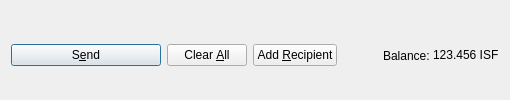
         <widget class="QFrame" name="frame_Send">
          <layout class="QHBoxLayout" name="horizontalLayout">
           <property name="bottomMargin">
            <number>0</number>
           </property>
           <item>
            <widget class="QPushButton" name="sendButton">
             <property name="minimumSize">
              <size>
               <width>150</width>
               <height>0</height>
              </size>
             </property>
             <property name="toolTip">
              <string>Confirm the send action</string>
             </property>
             <property name="text">
              <string>S&amp;end</string>
             </property>
             <property name="icon">
              <iconset resource="../insifa.qrc">
               <normaloff>:/icons/send</normaloff>:/icons/send</iconset>
             </property>
             <property name="autoDefault">
              <bool>false</bool>
             </property>
             <property name="default">
              <bool>true</bool>
             </property>
            </widget>
           </item>
           <item>
            <widget class="QPushButton" name="clearButton">
             <property name="sizePolicy">
              <sizepolicy hsizetype="Minimum" vsizetype="Fixed">
               <horstretch>0</horstretch>
               <verstretch>0</verstretch>
              </sizepolicy>
             </property>
             <property name="toolTip">
              <string>Clear all fields of the form.</string>
             </property>
             <property name="text">
              <string>Clear &amp;All</string>
             </property>
             <property name="icon">
              <iconset resource="../insifa.qrc">
               <normaloff>:/icons/remove</normaloff>:/icons/remove</iconset>
             </property>
             <property name="autoDefault">
              <bool>false</bool>
             </property>
            </widget>
           </item>
           <item>
            <widget class="QPushButton" name="addButton">
             <property name="toolTip">
              <string>Send to multiple recipients at once</string>
             </property>
             <property name="text">
              <string>Add &amp;Recipient</string>
             </property>
             <property name="icon">
              <iconset resource="../insifa.qrc">
               <normaloff>:/icons/add</normaloff>:/icons/add</iconset>
             </property>
             <property name="autoDefault">
              <bool>false</bool>
             </property>
            </widget>
           </item>
           <item>
            <spacer name="horizontalSpacer">
             <property name="orientation">
              <enum>Qt::Horizontal</enum>
             </property>
             <property name="sizeHint" stdset="0">
              <size>
               <width>40</width>
               <height>20</height>
              </size>
             </property>
            </spacer>
           </item>
           <item>
            <layout class="QHBoxLayout" name="horizontalLayout_2">
             <property name="spacing">
              <number>3</number>
             </property>
             <item>
              <widget class="QLabel" name="label">
               <property name="text">
                <string>Balance:</string>
               </property>
              </widget>
             </item>
             <item>
              <widget class="QLabel" name="labelBalance">
               <property name="sizePolicy">
                <sizepolicy hsizetype="Preferred" vsizetype="Fixed">
                 <horstretch>0</horstretch>
                 <verstretch>0</verstretch>
                </sizepolicy>
               </property>
               <property name="cursor">
                <cursorShape>IBeamCursor</cursorShape>
               </property>
               <property name="text">
                <string notr="true">123.456 ISF</string>
               </property>
               <property name="textInteractionFlags">
                <set>Qt::LinksAccessibleByMouse|Qt::TextSelectableByKeyboard|Qt::TextSelectableByMouse</set>
               </property>
              </widget>
             </item>
            </layout>
           </item>
          </layout>
         </widget>
